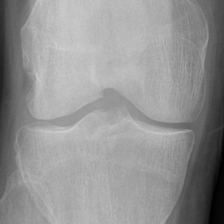
#> input picture archive/auto_test/0/9239017_1.png, 224 x 224 px
$ python -i image_model.py   (imports and definitions only)   (older library calls are emulated)
#> lines starting #> are read from the running program, lines starting #| are printed output that depends on the picture
# ml/image_model.py — X-ray Analysis with Grad-CAM Explainability
# Implements the image preprocessing and Grad-CAM step from the pipeline diagram

import cv2
import numpy as np
import pickle
import os
from PIL import Image
import io

XRAY_MODEL_PATH = os.path.join(os.path.dirname(__file__), 'saved_models', 'xray_model.pkl')

CLASSES = ['Osteoarthritis (OA)', 'Rheumatoid Arthritis (RA)', 'Others']

# ── Preprocess X-ray Image ───────────────────────────────────────
def preprocess_xray(file_or_path, target_size=(224, 224)):
    """
    Preprocessing pipeline as per diagram:
      1. Resize
      2. Normalize
      3. Augment (during training only)
    """
#> called with file_or_path = '../archive/auto_test/0/9239017_1.png', target_size = (224, 224)
    if hasattr(file_or_path, 'read'):
        # It's a file-like object from Flask
        img_bytes = file_or_path.read()
        img_array = np.frombuffer(img_bytes, np.uint8)
        img = cv2.imdecode(img_array, cv2.IMREAD_GRAYSCALE)
    else:
        img = cv2.imread(file_or_path, cv2.IMREAD_GRAYSCALE)
#> img is the input picture: shape (224, 224); min 0, max 208, mean 147.1

    # 1. Resize
    img = cv2.resize(img, target_size)

    # 2. Normalize to [0, 1]
    img = img.astype(np.float32) / 255.0

    # 3. CLAHE — enhances contrast in X-ray images
    clahe = cv2.createCLAHE(clipLimit=2.0, tileGridSize=(8, 8))
    img_uint8 = (img * 255).astype(np.uint8)
    img = clahe.apply(img_uint8).astype(np.float32) / 255.0
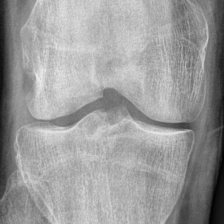
#> img: shape (224, 224) float32; min 0.00784, max 0.925, mean 0.607

    return img

# ── Extract Image Features ───────────────────────────────────────
def extract_features(img):
    """
    Extracts handcrafted features from the X-ray for SVM/RF classification.
    For a deep learning upgrade later, replace with CNN embeddings.
    """
    features = []

    # HOG-like statistical features
    features.append(np.mean(img))
    features.append(np.std(img))
    features.append(np.var(img))

    # Texture features using gradient
    grad_x = cv2.Sobel(img, cv2.CV_32F, 1, 0, ksize=3)
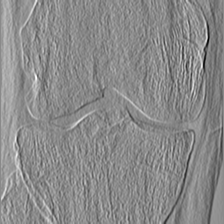
#> grad_x: shape (224, 224) float32; min -1.33, max 1.12, mean -0.00104; drawn with min black and max white
    grad_y = cv2.Sobel(img, cv2.CV_32F, 0, 1, ksize=3)
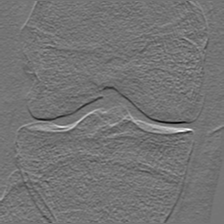
#> grad_y: shape (224, 224) float32; min -1.39, max 1.65, mean -0.00264; drawn with min black and max white
    grad_mag = np.sqrt(grad_x**2 + grad_y**2)
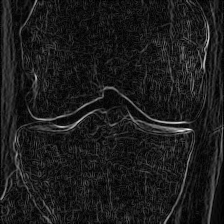
#> grad_mag: shape (224, 224) float32; min 0, max 1.65, mean 0.181; drawn with min black and max white
    features.append(np.mean(grad_mag))
    features.append(np.std(grad_mag))

    # Histogram features (16 bins)
    hist, _ = np.histogram(img, bins=16, range=(0, 1))
#> hist = [348, 665, 756, 941, 1329, 1518, 2330, 3646, 3941, 5269, 8919, 11524, 7389, 1496, 105, 0]
    features.extend(hist.tolist())

    # Regional means (divide image into 4 quadrants)
    h, w = img.shape
#> h = 224; w = 224
    for row in range(2):
        for col in range(2):
            region = img[row*h//2:(row+1)*h//2, col*w//2:(col+1)*w//2]
            features.append(np.mean(region))
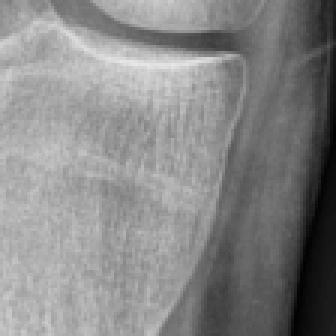
#> region: shape (112, 112) float32 (shown 3 times larger); min 0.00784, max 0.902, mean 0.529
#> after the loop, features = 25 values, max 11524 at index 16, min 0 at index 20, mean 2007.2

    return np.array(features)

# ── Generate Grad-CAM Heatmap ────────────────────────────────────
def generate_gradcam(img, prediction_class):
    """
    Generates a Grad-CAM-style heatmap overlaid on the X-ray.
    Highlights regions most relevant to the prediction.
    (Simplified implementation — upgrade to PyTorch Grad-CAM with CNN backbone)
    """
#> called with prediction_class = 'Osteoarthritis (OA)'
    # Simulate activation map using gradient magnitude
    grad_x = cv2.Sobel(img, cv2.CV_32F, 1, 0, ksize=3)
    grad_y = cv2.Sobel(img, cv2.CV_32F, 0, 1, ksize=3)
    activation = np.sqrt(grad_x**2 + grad_y**2)

    # Normalize and apply colormap
    activation = cv2.normalize(activation, None, 0, 255, cv2.NORM_MINMAX).astype(np.uint8)
    heatmap    = cv2.applyColorMap(activation, cv2.COLORMAP_JET)
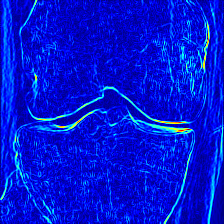
#> heatmap: shape (224, 224, 3); mean B, G, R 212.1, 21.7, 1.7

    # Overlay on original image
    orig_uint8  = (img * 255).astype(np.uint8)
    orig_color  = cv2.cvtColor(orig_uint8, cv2.COLOR_GRAY2BGR)
    overlay     = cv2.addWeighted(orig_color, 0.6, heatmap, 0.4, 0)
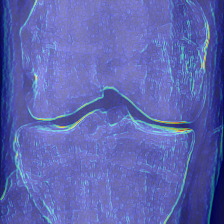
#> overlay: shape (224, 224, 3); mean B, G, R 177.7, 101.5, 93.6

    return overlay

# ── Predict from X-ray ───────────────────────────────────────────
def predict_from_xray(file) -> dict:
    """
    Full pipeline: Preprocess → Feature Extraction → Predict → Grad-CAM
    """
    img = preprocess_xray(file)
    features = extract_features(img).reshape(1, -1)

    # Load model if available
    if os.path.exists(XRAY_MODEL_PATH):
        with open(XRAY_MODEL_PATH, 'rb') as f:
            model = pickle.load(f)
        pred_idx   = model.predict(features)[0]
        proba      = model.predict_proba(features)[0]
        pred_class = CLASSES[pred_idx]
        confidence = round(float(np.max(proba)) * 100, 2)
    else:
        # Fallback until model is trained
        pred_class = 'Osteoarthritis (OA)'
        confidence = 70.0

    # Generate Grad-CAM and save
    gradcam_img = generate_gradcam(img, pred_class)
    gradcam_path = _save_gradcam(gradcam_img)

    return {
        'predicted_class': pred_class,
        'confidence':      confidence,
        'risk_level':      'high' if confidence > 75 else 'moderate',
        'model_used':      'Hybrid SVM+RF on X-ray features',
        'gradcam_path':    gradcam_path
    }

# ── Save Grad-CAM Output ─────────────────────────────────────────
def _save_gradcam(img_array):
    save_dir = os.path.join('static', 'gradcam_outputs')
    os.makedirs(save_dir, exist_ok=True)
    import time
    filename = f"gradcam_{int(time.time())}.jpg"
    filepath = os.path.join(save_dir, filename)
    cv2.imwrite(filepath, img_array)
    return filepath

>>> result = predict_from_xray('../archive/auto_test/0/9239017_1.png')
#> result = 5 items

$ run again, on archive/auto_test/0/9338346_2.png
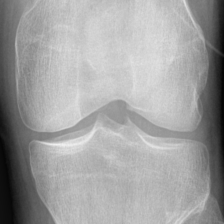
#> input picture archive/auto_test/0/9338346_2.png, 224 x 224 px
#> in preprocess_xray, img is the input picture: shape (224, 224); min 5, max 242, mean 159.9
#> hist = [541, 1005, 705, 823, 821, 1307, 2410, 2276, 3175, 4796, 8304, 9767, 8088, 5033, 1040, 85]
#> after the loop in extract_features, `for row in range(2):`:
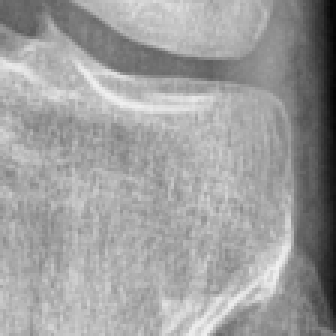
#> region: shape (112, 112) float32 (shown 3 times larger); min 0.0157, max 0.941, mean 0.62
#> after the loop in extract_features, `for row in range(2):`: features = 25 values, max 9767 at index 16, min 0.0357 at index 2, mean 2007.2
#> in generate_gradcam, `overlay     = cv2.addWeighted(orig_color, 0.6, heatmap, 0.4, 0)`:
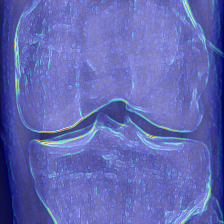
#> overlay: shape (224, 224, 3); mean B, G, R 180.6, 104.1, 97.5
#> result = 5 items

$ run again, on archive/auto_test/0/9381995_2.png
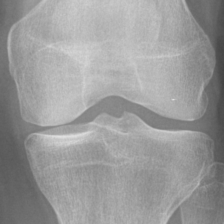
#> input picture archive/auto_test/0/9381995_2.png, 224 x 224 px
#> in preprocess_xray, img is the input picture: shape (224, 224); min 66, max 224, mean 154
#> hist = [0, 0, 198, 462, 962, 2714, 4285, 3800, 5473, 9128, 9884, 7893, 3950, 1188, 212, 27]
#> after the loop in extract_features, `for row in range(2):`:
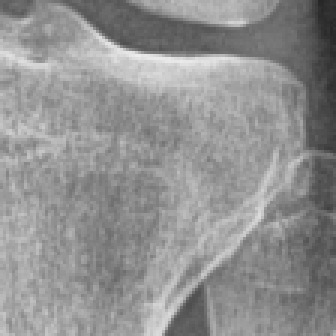
#> region: shape (112, 112) float32 (shown 3 times larger); min 0.153, max 0.925, mean 0.568
#> after the loop in extract_features, `for row in range(2):`: features = 25 values, max 9884 at index 15, min 0 at index 5, mean 2007.2
#> in generate_gradcam, `overlay     = cv2.addWeighted(orig_color, 0.6, heatmap, 0.4, 0)`:
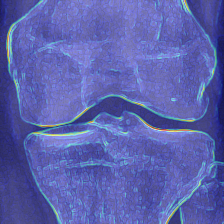
#> overlay: shape (224, 224, 3); mean B, G, R 173.3, 98, 91.5
#> result = 5 items

$ run again, on archive/auto_test/0/9456857_1.png
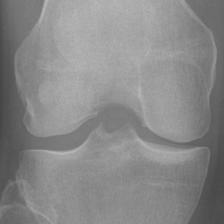
#> input picture archive/auto_test/0/9456857_1.png, 224 x 224 px
#> in preprocess_xray, img is the input picture: shape (224, 224); min 68, max 186, mean 136.5
#> hist = [0, 0, 9, 549, 1805, 3783, 4348, 4267, 7082, 10657, 9691, 6633, 1247, 104, 1, 0]
#> after the loop in extract_features, `for row in range(2):`: features = 25 values, max 10657 at index 14, min 0 at index 5, mean 2007.2
#> in generate_gradcam, `overlay     = cv2.addWeighted(orig_color, 0.6, heatmap, 0.4, 0)`:
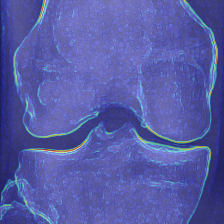
#> overlay: shape (224, 224, 3); mean B, G, R 166.7, 91.6, 86.2
#> result = 5 items
